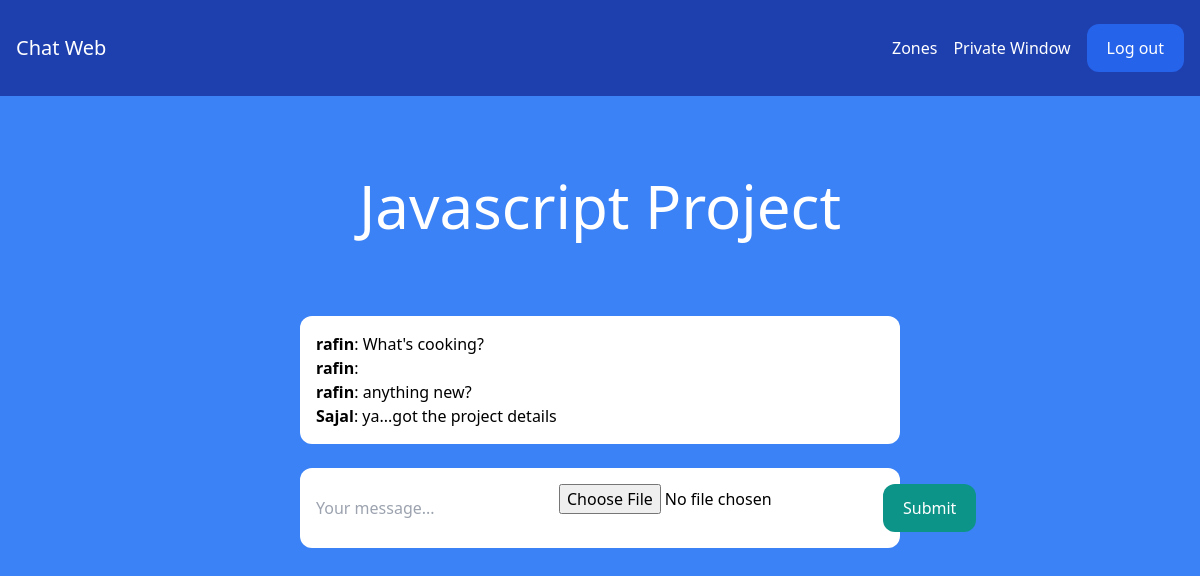
Before: /rooms/javascript/ (signed in) with the older database file.
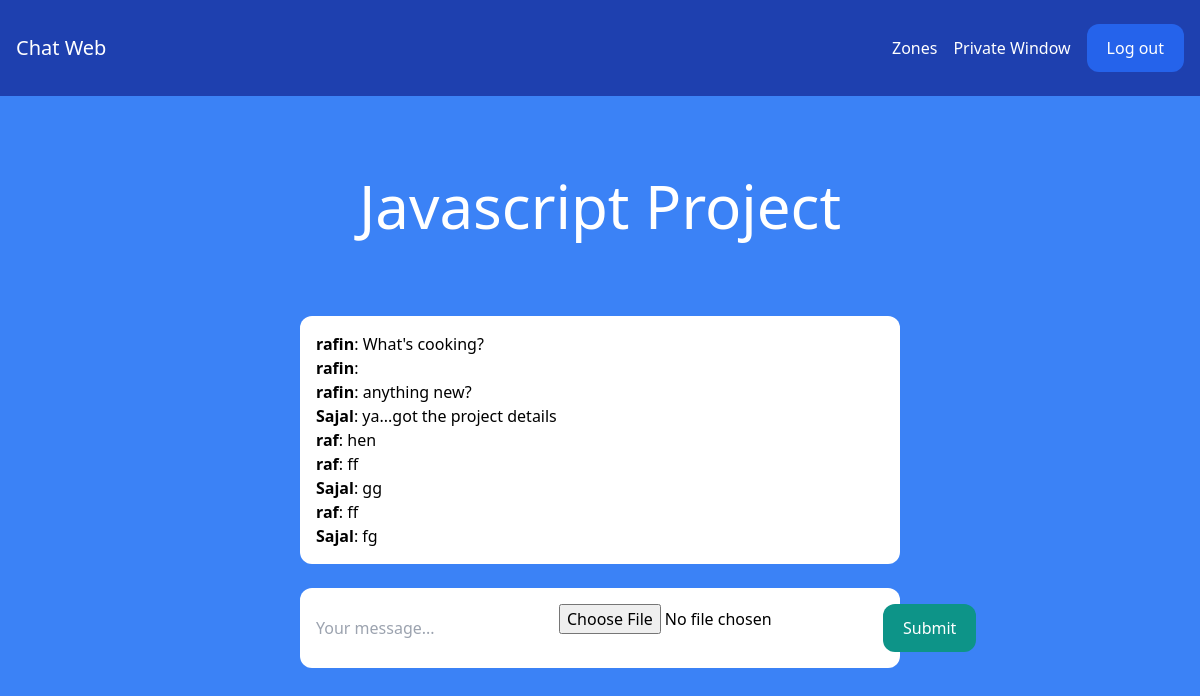
After: the same page with the newer database file.
### room/models.py (models this page shows)
class Message(models.Model):
    room = models.ForeignKey(Room, related_name='messages', on_delete=models.CASCADE)
    user = models.ForeignKey(User, related_name='messages', on_delete=models.CASCADE)
    content = models.TextField()
    file_data = models.TextField(null=True, blank=True)
    date_added = models.DateTimeField(auto_now_add=True)
    class Meta:
        ordering = ('date_added',)

### room/views.py (the view)
# urls.py: path('rooms/', include('room.urls')),
@login_required
def room(request, slug):
    room = Room.objects.get(slug=slug)
    messages = Message.objects.filter(room=room)[0:25]
    return render(request, 'room/room.html', {'room': room, 'messages': messages})

### room/templates/room/room.html (shortened to what this page needs)
{% extends 'chatapp/base.html' %}
{% block content %}
<div class="p-10 lg:p-20 text-center">
    <h1 class="text-3xl lg:text-6xl text-white">{{ room.name }}</h1>
</div>
<div class="lg:w-2/4 mx-4 lg:mx-auto p-4 bg-white rounded-xl">
    <div class="chat-messages space-y-3" id="chat-messages">
        {% for m in messages %}<b>{{ m.user.username }}</b>: {{ m.content }}<br>{% endfor %}
    </div>
</div>
<div class="lg:w-2/4 mt-6 mx-4 lg:mx-auto p-4 bg-white rounded-xl">
    <form method="post" action="." class="flex">
        <input type="text" name="content" class="flex-1 mr-3" placeholder="Your message..." id="chat-message-input">
        <input type="file" class="flex-1 mr-3" placeholder="Your file..." id="file-input">
        <button
            class="px-5 py-3 rounded-xl text-white bg-teal-600 hover:bg-teal-700"
            id="chat-message-submit"
        >Submit</button>
    </form>
</div>
{% endblock %}

Changed rows visible on the page:
added Message: user.username "raf", content "hen"
added Message: user.username "raf", content "ff"
added Message: user.username "Sajal", content "gg"
added Message: user.username "raf", content "ff"
added Message: user.username "Sajal", content "fg"
